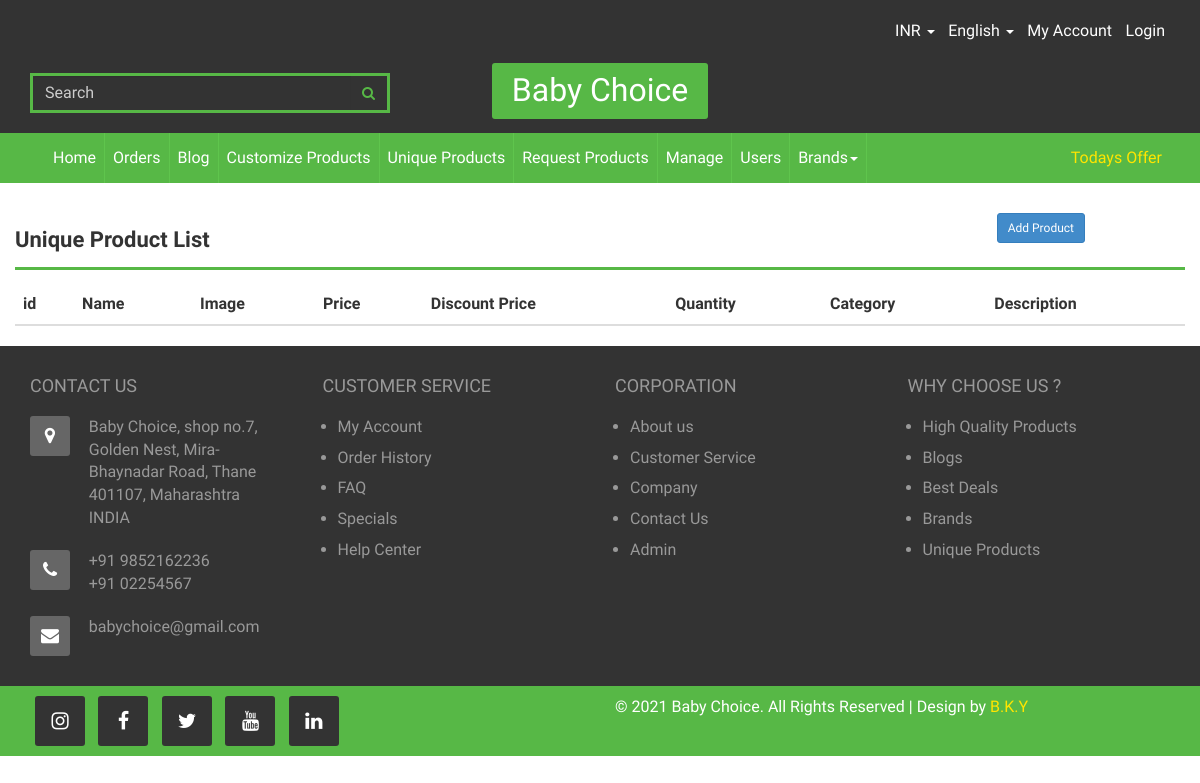
Before: /admin_unique_products.php with the older database file.
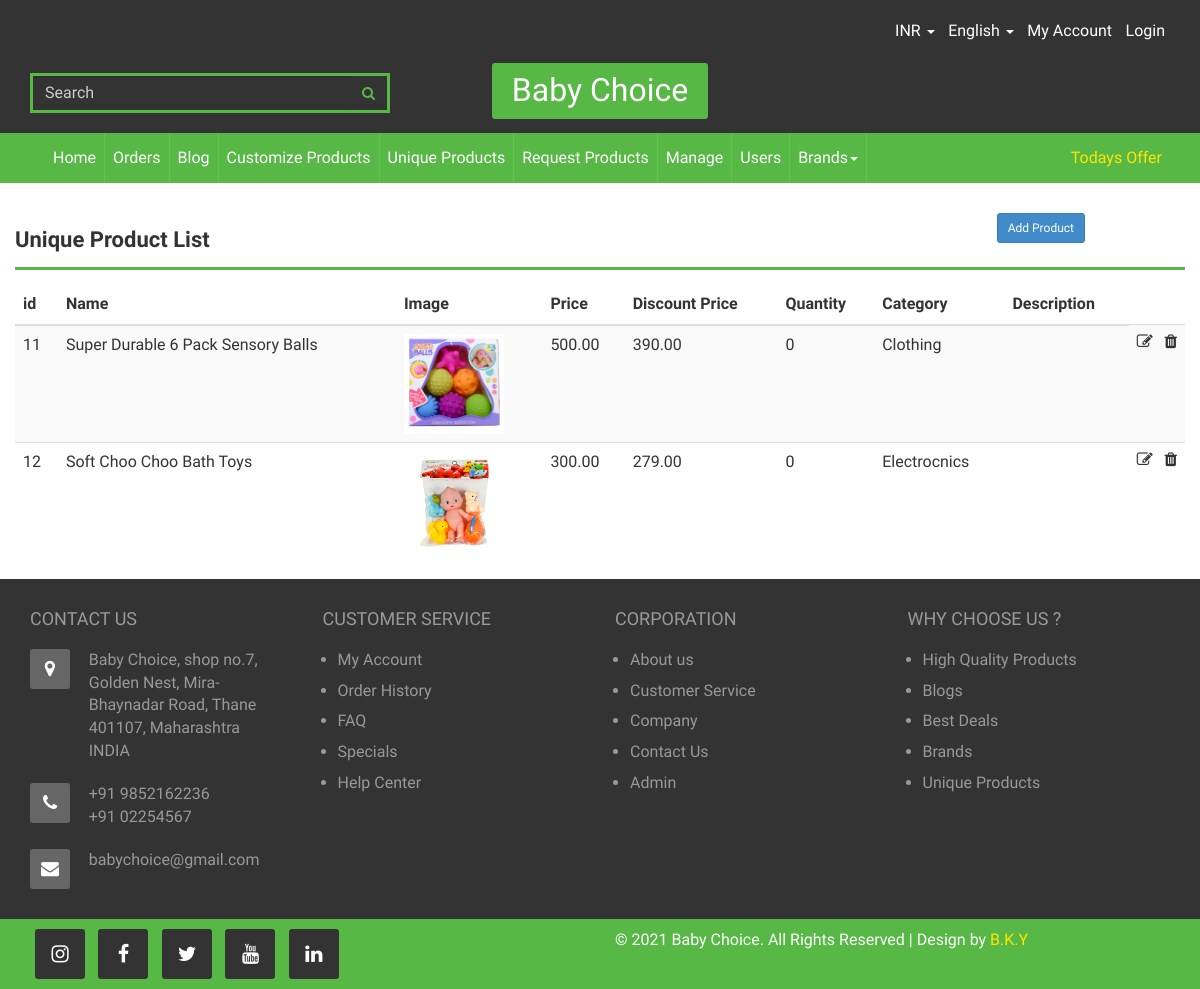
After: the same page with the newer database file.
### tables this page shows
CREATE TABLE `products` (
  `p_id` int(100) NOT NULL,
  `p_name` varchar(100) NOT NULL,
  `p_description` text NOT NULL,
  `p_price` varchar(100) NOT NULL,
  `p_image` varchar(100) NOT NULL,
  `p_category` int(100) NOT NULL,
  `timstamp` datetime NOT NULL DEFAULT current_timestamp(),
  `p_discountprice` varchar(100) NOT NULL,
  `p_subcategory` int(100) NOT NULL,
  `p_tittle` varchar(100) NOT NULL,
  `p_quantity` int(11) NOT NULL
);

CREATE TABLE `categories` (
  `c_id` int(100) NOT NULL,
  `c_name` varchar(100) NOT NULL,
  `timestamp` datetime NOT NULL DEFAULT current_timestamp()
);

### admin_unique_products.php (the view, shortened to what this page needs)
<?php
include 'db_connection.php';
include 'header_admin.php'
?>
<!DOCTYPE html>
<html lang="en">
<head>
    <link href="css/bootstrap.min.css" rel="stylesheet">
    <link href="css/global.css" rel="stylesheet">
    <link href="css/index.css" rel="stylesheet">
    <link rel="stylesheet" type="text/css" href="css/font-awesome.min.css" />
    <link rel="stylesheet" href="path/to/font-awesome/css/font-awesome.min.css">
</head>
<body>
    <section id="center" class="center_register">
        <div class="container">
            <div class="row">
                <div class="register_1 clearfix">
                    <div class="register_1l clearfix">
                        <div class="register_1li clearfix">
                            <div class="center_3r1 clearfix">
                                <div class="row">
                                    <div class="col-sm-9">
                                        <h4>Unique Product List</h4>
                                    </div>
                                    <div class="col-sm-2">
                                        <a href="#" data-toggle="modal" data-target="#add_product_modal"
                                            class="btn btn-primary btn-sm" style="float: right;">Add Product</a>
                                    </div>
                                </div>
                            </div>
                            <div class="table-responsive">
                                <table class="table table-striped table-sm">
                                    <thead>
                                        <tr>
                                            <th>id</th>
                                            <th>Name</th>
                                            <th>Image</th>
                                            <th>Price</th>
                                            <th>Discount Price</th>
                                            <th>Quantity</th>
                                            <th>Category</th>
                                            <th>Description</th>
                                        </tr>
                                    </thead>
                                    <tbody>
                                    <?php
                                        $sql = "SELECT * FROM `products` WHERE `p_subcategory` = 6";
                                        $result = mysqli_query($conn,$sql);
                                        while($row = mysqli_fetch_assoc($result)){
                                            $productid = $row['p_id'];
                                            $productname = $row['p_name'];
                                            $productimage = $row['p_image'];
                                            $productprice = $row['p_price'];
                                            $productdiscountprice = $row['p_discountprice'];
                                            $productcategory = $row['p_category'];
                                            $productdescription = $row['p_description'];
                                            $productquantity = $row['p_quantity'];
                                            $sql1 = "SELECT * FROM `categories` WHERE `c_id` = $productcategory";
                                            $result1 = mysqli_query($conn,$sql1);
                                            $row1 = mysqli_fetch_assoc($result1);
                                            $categoryname = $row1['c_name'];
                                            echo '<tr>
                                            <td>'.$productid.'</td>
                                            <td>'.$productname.'</td>
                                            <td><img src="img/'.$productimage.'" alt="" class="prod"></td>
                                            <td>'.$productprice.'</td>
                                            <td>'.$productdiscountprice.'</td>
                                            <td>'.$productquantity.'</td>
                                            <td>'.$categoryname.'</td>
                                            <td>'.$productdescription.'</td>
                                            <td><a href="updateProduct.php?productid='.$productid.'" class="fa fa-edit"
                                                    ></a> <a href="deleteProduct.php?productid='.$productid.'"
                                                    class="fa fa-trash" style="float: right;"></a></td>
                                        </tr>';
                                        }
                                    ?>
                                    </tbody>
                                </table>
                            </div>
                        </div>
                    </div>
    </section>
    <?php
include 'footer.php'
?>
</body>
</html>

Changed rows visible on the page:
now on this page (row edited): products: p_id "11", p_name "Super Durable 6 Pack Sensory Balls", p_image (picture), p_price "500.00", p_discountprice "390.00", p_quantity "0", categories.c_name "Clothing"
now on this page (row edited): products: p_id "12", p_name "Soft Choo Choo Bath Toys", p_image (picture), p_price "300.00", p_discountprice "279.00", p_quantity "0", categories.c_name "Electrocnics"
